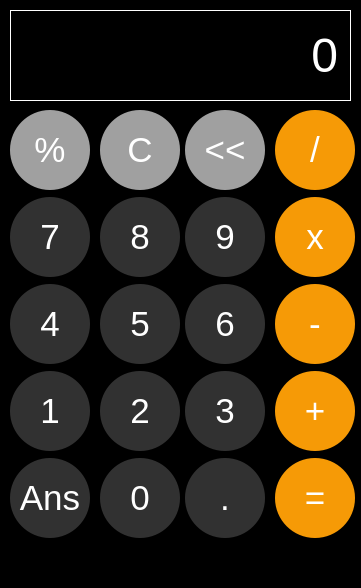
<?xml version="1.0" encoding="UTF-8"?>
<ui version="4.0">
 <class>MainWindow</class>
 <widget class="QMainWindow" name="MainWindow">
  <property name="geometry">
   <rect>
    <x>0</x>
    <y>0</y>
    <width>361</width>
    <height>588</height>
   </rect>
  </property>
  <property name="windowTitle">
   <string>Caculator</string>
  </property>
  <property name="styleSheet">
   <string notr="true">background-color: rgb(0, 0, 0);</string>
  </property>
  <widget class="QWidget" name="centralwidget">
   <widget class="QLabel" name="outputLabel">
    <property name="geometry">
     <rect>
      <x>10</x>
      <y>10</y>
      <width>341</width>
      <height>91</height>
     </rect>
    </property>
    <property name="font">
     <font>
      <pointsize>36</pointsize>
     </font>
    </property>
    <property name="styleSheet">
     <string notr="true">color: rgb(255, 255, 255);</string>
    </property>
    <property name="frameShape">
     <enum>QFrame::Box</enum>
    </property>
    <property name="frameShadow">
     <enum>QFrame::Plain</enum>
    </property>
    <property name="text">
     <string>0</string>
    </property>
    <property name="alignment">
     <set>Qt::AlignRight|Qt::AlignTrailing|Qt::AlignVCenter</set>
    </property>
    <property name="margin">
     <number>10</number>
    </property>
   </widget>
   <widget class="QPushButton" name="percentButton">
    <property name="geometry">
     <rect>
      <x>10</x>
      <y>110</y>
      <width>80</width>
      <height>80</height>
     </rect>
    </property>
    <property name="font">
     <font>
      <pointsize>26</pointsize>
     </font>
    </property>
    <property name="styleSheet">
     <string notr="true">QPushButton{
	border:none;
	border-radius:40px;
	background-color:rgb(160,160,160);
	color:rgb(255,255,255);
	min-width:80px;
	min-height:80px;
	max-width:80px;
	max-height:80px;
	padding:0;

}</string>
    </property>
    <property name="text">
     <string>%</string>
    </property>
    <property name="checkable">
     <bool>false</bool>
    </property>
   </widget>
   <widget class="QPushButton" name="arrowButton">
    <property name="geometry">
     <rect>
      <x>185</x>
      <y>110</y>
      <width>80</width>
      <height>80</height>
     </rect>
    </property>
    <property name="font">
     <font>
      <pointsize>26</pointsize>
     </font>
    </property>
    <property name="styleSheet">
     <string notr="true">QPushButton{
	border:none;
	border-radius:40px;
	background-color:rgb(160,160,160);
	color:rgb(255,255,255);
	min-width:80px;
	min-height:80px;
	max-width:80px;
	max-height:80px;
	padding:0;

}</string>
    </property>
    <property name="text">
     <string>&lt;&lt;</string>
    </property>
   </widget>
   <widget class="QPushButton" name="divineButton">
    <property name="geometry">
     <rect>
      <x>275</x>
      <y>110</y>
      <width>80</width>
      <height>80</height>
     </rect>
    </property>
    <property name="font">
     <font>
      <pointsize>26</pointsize>
     </font>
    </property>
    <property name="styleSheet">
     <string notr="true">QPushButton{
	border:none;
	border-radius:40px;
	background-color:rgb(246,154,6);
	color:rgb(255,255,255);
	min-width:80px;
	min-height:80px;
	max-width:80px;
	max-height:80px;
	padding:0;

}</string>
    </property>
    <property name="text">
     <string>/</string>
    </property>
   </widget>
   <widget class="QPushButton" name="cButton">
    <property name="geometry">
     <rect>
      <x>100</x>
      <y>110</y>
      <width>80</width>
      <height>80</height>
     </rect>
    </property>
    <property name="font">
     <font>
      <pointsize>26</pointsize>
     </font>
    </property>
    <property name="styleSheet">
     <string notr="true">QPushButton{
	border:none;
	border-radius:40px;
	background-color:rgb(160,160,160);
	color:rgb(255,255,255);
	min-width:80px;
	min-height:80px;
	max-width:80px;
	max-height:80px;
	padding:0;

}</string>
    </property>
    <property name="text">
     <string>C</string>
    </property>
   </widget>
   <widget class="QPushButton" name="nineButton">
    <property name="geometry">
     <rect>
      <x>185</x>
      <y>197</y>
      <width>80</width>
      <height>80</height>
     </rect>
    </property>
    <property name="font">
     <font>
      <pointsize>26</pointsize>
     </font>
    </property>
    <property name="styleSheet">
     <string notr="true">QPushButton{
	border:none;
	border-radius:40px;
	background-color:rgb(49,49,49);
	color:rgb(255,255,255);
	min-width:80px;
	min-height:80px;
	max-width:80px;
	max-height:80px;
	padding:0;

}</string>
    </property>
    <property name="text">
     <string>9</string>
    </property>
   </widget>
   <widget class="QPushButton" name="multiplyButton">
    <property name="geometry">
     <rect>
      <x>275</x>
      <y>197</y>
      <width>80</width>
      <height>80</height>
     </rect>
    </property>
    <property name="font">
     <font>
      <pointsize>26</pointsize>
     </font>
    </property>
    <property name="styleSheet">
     <string notr="true">QPushButton{
	border:none;
	border-radius:40px;
	background-color:rgb(246,154,6);
	color:rgb(255,255,255);
	min-width:80px;
	min-height:80px;
	max-width:80px;
	max-height:80px;
	padding:0;

}</string>
    </property>
    <property name="text">
     <string>x</string>
    </property>
   </widget>
   <widget class="QPushButton" name="eightButton">
    <property name="geometry">
     <rect>
      <x>100</x>
      <y>197</y>
      <width>80</width>
      <height>80</height>
     </rect>
    </property>
    <property name="font">
     <font>
      <pointsize>26</pointsize>
     </font>
    </property>
    <property name="styleSheet">
     <string notr="true">QPushButton{
	border:none;
	border-radius:40px;
	background-color:rgb(49,49,49);
	color:rgb(255,255,255);
	min-width:80px;
	min-height:80px;
	max-width:80px;
	max-height:80px;
	padding:0;

}</string>
    </property>
    <property name="text">
     <string>8</string>
    </property>
   </widget>
   <widget class="QPushButton" name="sevenButton">
    <property name="geometry">
     <rect>
      <x>10</x>
      <y>197</y>
      <width>80</width>
      <height>80</height>
     </rect>
    </property>
    <property name="font">
     <font>
      <pointsize>26</pointsize>
     </font>
    </property>
    <property name="styleSheet">
     <string notr="true">QPushButton{
	border:none;
	border-radius:40px;
	background-color:rgb(49,49,49);
	color:rgb(255,255,255);
	min-width:80px;
	min-height:80px;
	max-width:80px;
	max-height:80px;
	padding:0;

}</string>
    </property>
    <property name="text">
     <string>7</string>
    </property>
   </widget>
   <widget class="QPushButton" name="sixButton">
    <property name="geometry">
     <rect>
      <x>185</x>
      <y>284</y>
      <width>80</width>
      <height>80</height>
     </rect>
    </property>
    <property name="font">
     <font>
      <pointsize>26</pointsize>
     </font>
    </property>
    <property name="styleSheet">
     <string notr="true">QPushButton{
	border:none;
	border-radius:40px;
	background-color:rgb(49,49,49);
	color:rgb(255,255,255);
	min-width:80px;
	min-height:80px;
	max-width:80px;
	max-height:80px;
	padding:0;

}</string>
    </property>
    <property name="text">
     <string>6</string>
    </property>
   </widget>
   <widget class="QPushButton" name="minusButton">
    <property name="geometry">
     <rect>
      <x>275</x>
      <y>284</y>
      <width>80</width>
      <height>80</height>
     </rect>
    </property>
    <property name="font">
     <font>
      <pointsize>26</pointsize>
     </font>
    </property>
    <property name="styleSheet">
     <string notr="true">QPushButton{
	border:none;
	border-radius:40px;
	background-color:rgb(246,154,6);
	color:rgb(255,255,255);
	min-width:80px;
	min-height:80px;
	max-width:80px;
	max-height:80px;
	padding:0;

}</string>
    </property>
    <property name="text">
     <string>-</string>
    </property>
   </widget>
   <widget class="QPushButton" name="fiveButton">
    <property name="geometry">
     <rect>
      <x>100</x>
      <y>284</y>
      <width>80</width>
      <height>80</height>
     </rect>
    </property>
    <property name="font">
     <font>
      <pointsize>26</pointsize>
     </font>
    </property>
    <property name="styleSheet">
     <string notr="true">QPushButton{
	border:none;
	border-radius:40px;
	background-color:rgb(49,49,49);
	color:rgb(255,255,255);
	min-width:80px;
	min-height:80px;
	max-width:80px;
	max-height:80px;
	padding:0;

}</string>
    </property>
    <property name="text">
     <string>5</string>
    </property>
   </widget>
   <widget class="QPushButton" name="fourButton">
    <property name="geometry">
     <rect>
      <x>10</x>
      <y>284</y>
      <width>80</width>
      <height>80</height>
     </rect>
    </property>
    <property name="font">
     <font>
      <pointsize>26</pointsize>
     </font>
    </property>
    <property name="styleSheet">
     <string notr="true">QPushButton{
	border:none;
	border-radius:40px;
	background-color:rgb(49,49,49);
	color:rgb(255,255,255);
	min-width:80px;
	min-height:80px;
	max-width:80px;
	max-height:80px;
	padding:0;

}</string>
    </property>
    <property name="text">
     <string>4</string>
    </property>
   </widget>
   <widget class="QPushButton" name="threeButton">
    <property name="geometry">
     <rect>
      <x>185</x>
      <y>371</y>
      <width>80</width>
      <height>80</height>
     </rect>
    </property>
    <property name="font">
     <font>
      <pointsize>26</pointsize>
     </font>
    </property>
    <property name="styleSheet">
     <string notr="true">QPushButton{
	border:none;
	border-radius:40px;
	background-color:rgb(49,49,49);
	color:rgb(255,255,255);
	min-width:80px;
	min-height:80px;
	max-width:80px;
	max-height:80px;
	padding:0;

}</string>
    </property>
    <property name="text">
     <string>3</string>
    </property>
   </widget>
   <widget class="QPushButton" name="addButton">
    <property name="geometry">
     <rect>
      <x>275</x>
      <y>371</y>
      <width>80</width>
      <height>80</height>
     </rect>
    </property>
    <property name="font">
     <font>
      <pointsize>26</pointsize>
     </font>
    </property>
    <property name="styleSheet">
     <string notr="true">QPushButton{
	border:none;
	border-radius:40px;
	background-color:rgb(246,154,6);
	color:rgb(255,255,255);
	min-width:80px;
	min-height:80px;
	max-width:80px;
	max-height:80px;
	padding:0;

}</string>
    </property>
    <property name="text">
     <string>+</string>
    </property>
   </widget>
   <widget class="QPushButton" name="twoButton">
    <property name="geometry">
     <rect>
      <x>100</x>
      <y>371</y>
      <width>80</width>
      <height>80</height>
     </rect>
    </property>
    <property name="font">
     <font>
      <pointsize>26</pointsize>
     </font>
    </property>
    <property name="styleSheet">
     <string notr="true">QPushButton{
	border:none;
	border-radius:40px;
	background-color:rgb(49,49,49);
	color:rgb(255,255,255);
	min-width:80px;
	min-height:80px;
	max-width:80px;
	max-height:80px;
	padding:0;

}</string>
    </property>
    <property name="text">
     <string>2</string>
    </property>
   </widget>
   <widget class="QPushButton" name="oneButton">
    <property name="geometry">
     <rect>
      <x>10</x>
      <y>371</y>
      <width>80</width>
      <height>80</height>
     </rect>
    </property>
    <property name="font">
     <font>
      <pointsize>26</pointsize>
     </font>
    </property>
    <property name="styleSheet">
     <string notr="true">QPushButton{
	border:none;
	border-radius:40px;
	background-color:rgb(49,49,49);
	color:rgb(255,255,255);
	min-width:80px;
	min-height:80px;
	max-width:80px;
	max-height:80px;
	padding:0;

}</string>
    </property>
    <property name="text">
     <string>1</string>
    </property>
   </widget>
   <widget class="QPushButton" name="decimalButton">
    <property name="geometry">
     <rect>
      <x>185</x>
      <y>458</y>
      <width>80</width>
      <height>80</height>
     </rect>
    </property>
    <property name="font">
     <font>
      <pointsize>26</pointsize>
     </font>
    </property>
    <property name="styleSheet">
     <string notr="true">QPushButton{
	border:none;
	border-radius:40px;
	background-color:rgb(49,49,49);
	color:rgb(255,255,255);
	min-width:80px;
	min-height:80px;
	max-width:80px;
	max-height:80px;
	padding:0;

}</string>
    </property>
    <property name="text">
     <string>.</string>
    </property>
   </widget>
   <widget class="QPushButton" name="equalButton">
    <property name="geometry">
     <rect>
      <x>275</x>
      <y>458</y>
      <width>80</width>
      <height>80</height>
     </rect>
    </property>
    <property name="font">
     <font>
      <pointsize>26</pointsize>
     </font>
    </property>
    <property name="styleSheet">
     <string notr="true">QPushButton{
	border:none;
	border-radius:40px;
	background-color:rgb(246,154,6);
	color:rgb(255,255,255);
	min-width:80px;
	min-height:80px;
	max-width:80px;
	max-height:80px;
	padding:0;

}</string>
    </property>
    <property name="text">
     <string>=</string>
    </property>
   </widget>
   <widget class="QPushButton" name="zeroButton">
    <property name="geometry">
     <rect>
      <x>100</x>
      <y>458</y>
      <width>80</width>
      <height>80</height>
     </rect>
    </property>
    <property name="font">
     <font>
      <pointsize>26</pointsize>
     </font>
    </property>
    <property name="styleSheet">
     <string notr="true">QPushButton{
	border:none;
	border-radius:40px;
	background-color:rgb(49,49,49);
	color:rgb(255,255,255);
	min-width:80px;
	min-height:80px;
	max-width:80px;
	max-height:80px;
	padding:0;

}</string>
    </property>
    <property name="text">
     <string>0</string>
    </property>
   </widget>
   <widget class="QPushButton" name="ansButton">
    <property name="geometry">
     <rect>
      <x>10</x>
      <y>458</y>
      <width>80</width>
      <height>80</height>
     </rect>
    </property>
    <property name="font">
     <font>
      <pointsize>26</pointsize>
     </font>
    </property>
    <property name="styleSheet">
     <string notr="true">QPushButton{
	border:none;
	border-radius:40px;
	background-color:rgb(49,49,49);
	color:rgb(255,255,255);
	min-width:80px;
	min-height:80px;
	max-width:80px;
	max-height:80px;
	padding:0;

}</string>
    </property>
    <property name="text">
     <string>Ans</string>
    </property>
   </widget>
  </widget>
  <widget class="QMenuBar" name="menubar">
   <property name="geometry">
    <rect>
     <x>0</x>
     <y>0</y>
     <width>361</width>
     <height>21</height>
    </rect>
   </property>
  </widget>
  <widget class="QStatusBar" name="statusbar"/>
 </widget>
 <resources/>
 <connections/>
</ui>
